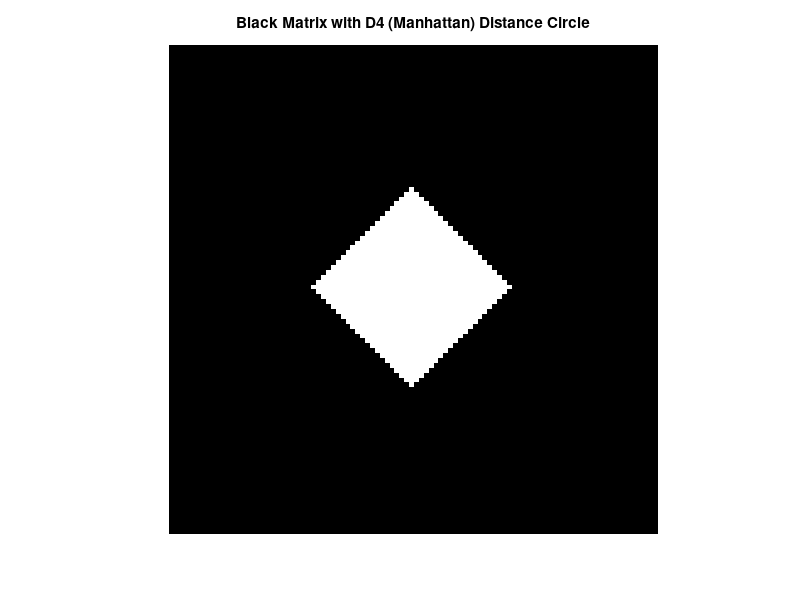

Write the MATLAB code that produced this figure.
% Create a 100x100 black matrix
A = zeros(100, 100); 

% Define the circle center and radius
Cx = 50; % X-coordinate of the circle's center
Cy = 50; % Y-coordinate of the circle's center
radius = 20; % Radius of the circle

% Create a 2D grid of coordinates
[x, y] = meshgrid(1:size(A, 2), 1:size(A, 1));

% Calculate the Manhattan Distance (D4)
distance = abs(x - Cx) + abs(y - Cy);

% Create a mask for the "circle" using Manhattan Distance
circleMask = distance <= radius;

% Set the pixels within the circle to white (value 1)
A(circleMask) = 1;

% Display the matrix as an image
imshow(A, []);
title('Black Matrix with D4 (Manhattan) Distance Circle');
